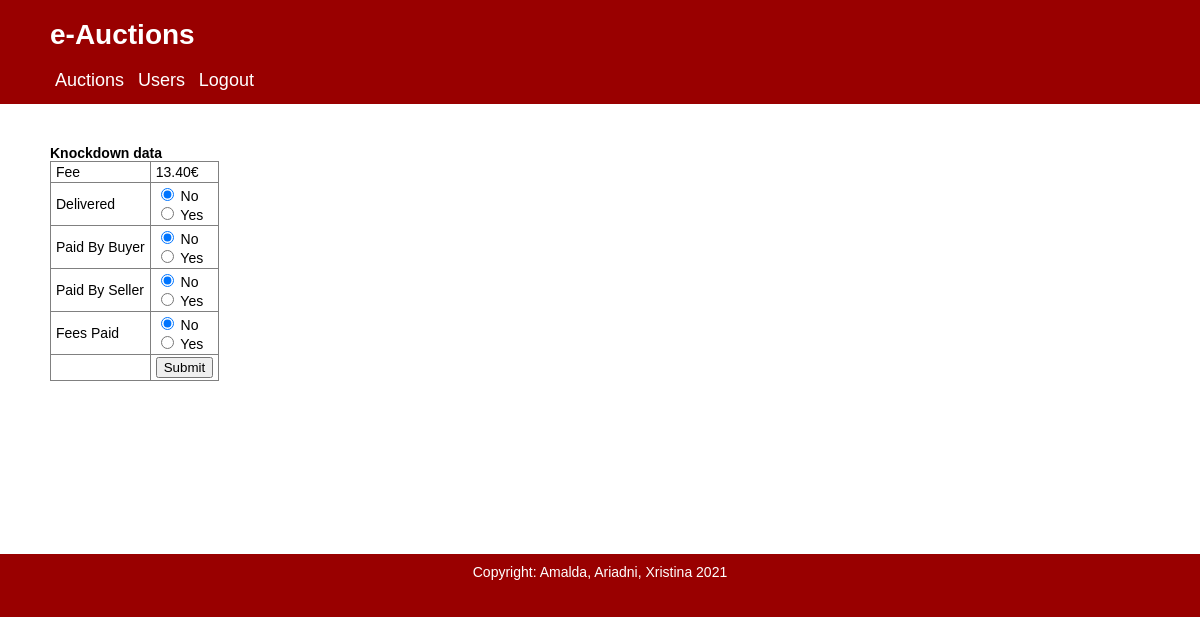
Page /knockdown.php?auction_id=10 (signed in) on the committed database.
### tables this page shows
CREATE TABLE `knockdown` (
  `bid_id` int(11) NOT NULL,
  `IsDelivered` tinyint(1) NOT NULL COMMENT '0 ή 1 αν είναι delivered',
  `IsPaidByBuyer` tinyint(1) NOT NULL COMMENT '0 ή 1 αν είναι paid by buyer',
  `IsPaidBySeller` tinyint(1) NOT NULL COMMENT '0 ή 1 αν είναι paid by seller',
  `ProviderFees` decimal(10,2) NOT NULL COMMENT 'αμοιβή παρόχου',
  `IsFeesPaid` tinyint(1) NOT NULL COMMENT '0 ή 1 αν πληρώθηκαν τα fees'
);

### knockdown.php (the view, shortened to what this page needs)
<?php
	include('header.php');
	$auction_id = $_GET['auction_id'];
	$query = "SELECT * FROM knockdown JOIN bids ON knockdown.bid_id=bids.bid_id WHERE auction=$auction_id";
	$res = mysqli_query($con, $query);
	$row = mysqli_fetch_assoc($res);
?>
<b>Knockdown data</b>
	<form action="knockdown_action.php" method="post">
		<table>
			<tr>
				<td>Fee</td>
				<td><?php echo $row['ProviderFees'];?>€</td>
			</tr>
			<tr>
				<td>Delivered</td>
				<td>
					<input type="radio" name="IsDelivered" value="0" <?php if(!$row['IsDelivered']){echo 'checked';}?> /> No <br>
					<input type="radio" name="IsDelivered" value="1" <?php if($row['IsDelivered']){echo 'checked';}?> /> Yes
				</td>
			</tr>
			<tr>
				<td>Paid By Buyer</td>
				<td>
					<input type="radio" name="IsPaidByBuyer" value="0" <?php if(!$row['IsPaidByBuyer']){echo 'checked';}?> /> No <br>
					<input type="radio" name="IsPaidByBuyer" value="1" <?php if($row['IsPaidByBuyer']){echo 'checked';}?> /> Yes
				</td>
			</tr>
			<tr>
				<td>Paid By Seller</td>
				<td>
					<input type="radio" name="IsPaidBySeller" value="0" <?php if(!$row['IsPaidBySeller']){echo 'checked';}?> /> No <br>
					<input type="radio" name="IsPaidBySeller" value="1" <?php if($row['IsPaidBySeller']){echo 'checked';}?> /> Yes
				</td>
			</tr>
			<tr>
				<td>Fees Paid</td>
				<td>
					<input type="radio" name="IsFeesPaid" value="0" <?php if(!$row['IsFeesPaid']){echo 'checked';}?> /> No <br>
					<input type="radio" name="IsFeesPaid" value="1" <?php if($row['IsFeesPaid']){echo 'checked';}?> /> Yes
				</td>
			</tr>
			<tr>
				<td></td>
				<td><input type="submit" name="submit" value="Submit" /></td>
			</tr>
		</table>
	</form>
<?php
	include('footer.php');
?>

### style.css (style rules this page uses)
body { font: 100% Verdana, Arial, Helvetica, sans-serif; margin: 0; padding: 0; color: #000000; background-color: #990000; font-size: 14px; }
table { border-collapse: collapse; border: 1px solid grey; }
th, td { border: 1px solid grey; padding: 2px 5px 2px 5px; }

### rows in the picture
knockdown: ProviderFees "13.40", IsDelivered "☑", IsPaidByBuyer "☑", IsPaidBySeller "☑", IsFeesPaid "☑"
